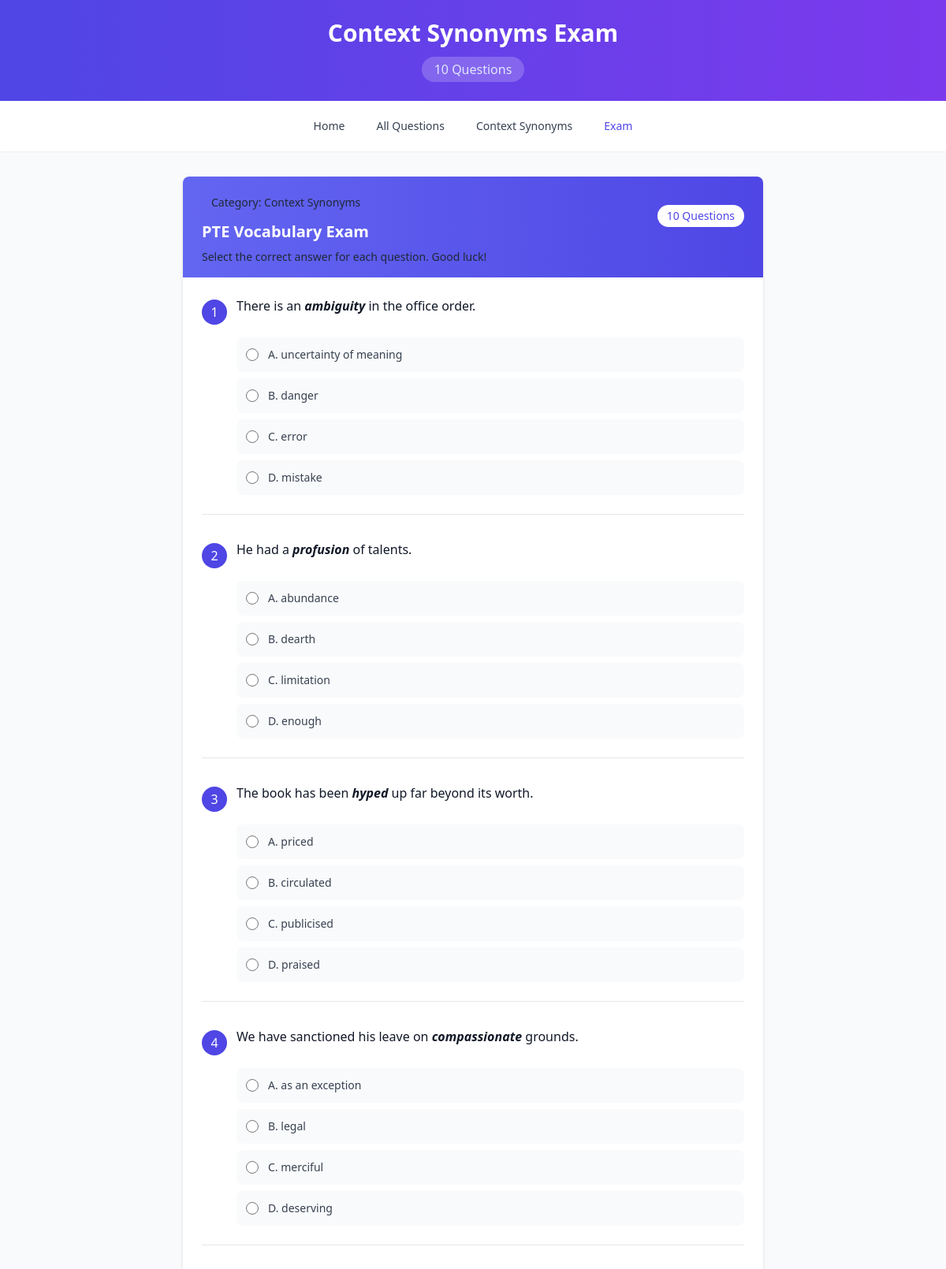
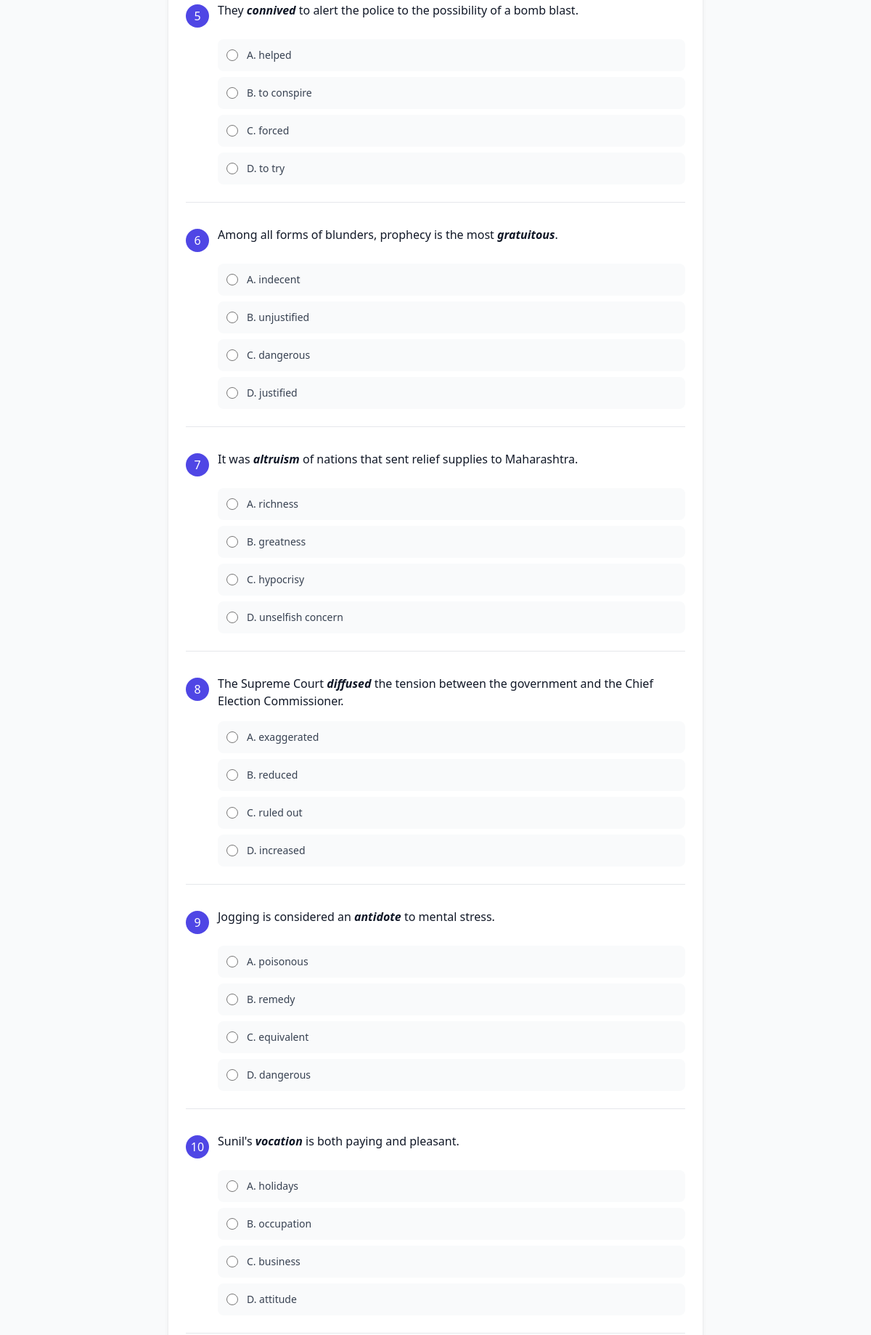
The page /exam/start?category_id=7&num_questions=10 (upper part) on the database its author committed (2 pictures, top to bottom).
### tables this page shows
CREATE TABLE categories (
    id INTEGER PRIMARY KEY AUTOINCREMENT,
    name TEXT NOT NULL UNIQUE,  -- e.g., 'antonym', 'synonym', 'idiom', etc.
    display_name TEXT NOT NULL, -- User-friendly display name
    description TEXT,           -- Brief description of the category
    icon TEXT,                  -- Icon identifier for UI
    created_at TIMESTAMP DEFAULT CURRENT_TIMESTAMP,
    updated_at TIMESTAMP DEFAULT CURRENT_TIMESTAMP
);

CREATE TABLE questions (
    id INTEGER PRIMARY KEY AUTOINCREMENT,
    category_id INTEGER NOT NULL,
    original_question_number INTEGER,  -- Original numbering from JSON
    word TEXT,                         -- For antonyms/synonyms questions
    sentence TEXT,                     -- For italicized_synonym
    italicized_word TEXT,              -- For italicized_synonym
    idiomatic_expression TEXT,         -- For idioms and phrases
    question_text TEXT,                -- For one word substitution, spelling questions
    option_a TEXT NOT NULL,
    option_b TEXT NOT NULL,
    option_c TEXT NOT NULL,
    option_d TEXT NOT NULL,
    correct_answer CHAR(1) NOT NULL,   -- 'a', 'b', 'c', or 'd'
    explanation TEXT,                  -- Optional explanation of answer
    difficulty INTEGER DEFAULT 1,      -- 1=easy, 2=medium, 3=hard
    created_at TIMESTAMP DEFAULT CURRENT_TIMESTAMP,
    updated_at TIMESTAMP DEFAULT CURRENT_TIMESTAMP,
    FOREIGN KEY (category_id) REFERENCES categories(id)
);

### app.py (the view)
@app.get("/exam/start", response_class=HTMLResponse)
async def start_exam(
    request: Request,
    category_id: Optional[int] = Query(None),
    num_questions: int = Query(10)
):
    categories = get_categories()
    all_questions: List[Dict[str, Any]]
    category_name: str
    effective_category_id: int
    if category_id is None:
        all_questions = get_questions_by_category(None)
        category_name = "All Categories"
        effective_category_id = 0
    else:
        category_name = next((c["display_name"] for c in categories if c["id"] == category_id), "Unknown Category")
        all_questions = get_questions_by_category(category_id)
        effective_category_id = category_id
    total_available = len(all_questions)
    num_to_use = min(num_questions, total_available)
    if num_to_use < 1:
        return templates.TemplateResponse(
            "error.html",
            {
                "request": request,
                "message": f"No questions available in this category",
                "categories": categories
            }
        )
    exam_questions = random.sample(all_questions, num_to_use)
    return templates.TemplateResponse(
        "exam.html",
        {
            "request": request,
            "questions": exam_questions,
            "category_name": category_name,
            "category_id": effective_category_id,
            "total_questions": num_to_use,
            "categories": categories
        }
    )

### templates/exam.html (shortened to what this page needs)
<!DOCTYPE html>
<html lang="en">
<head>
    <link href="https://cdn.jsdelivr.net/npm/tailwindcss@2.2.19/dist/tailwind.min.css" rel="stylesheet">
    <link href="/static/style.css" rel="stylesheet">
</head>
<body class="bg-gray-50 min-h-screen font-sans">
    <header class="bg-gradient-to-r from-indigo-600 to-purple-600 text-white shadow-md">
        <div class="container mx-auto py-6 px-4">
            <h1 class="text-3xl font-bold text-center">{{ category_name }} Exam</h1>
            <div class="flex justify-center mt-3 text-indigo-100">
                <div class="px-4 py-1 rounded-full bg-white bg-opacity-20">
                    <span>{{ total_questions }} Questions</span>
                </div>
            </div>
        </div>
    </header>
    <nav class="bg-white shadow-sm">
        <div class="container mx-auto px-4">
            <div class="flex items-center justify-center h-16">
                <div class="flex space-x-4">
                    <a href="/" class="text-gray-700 hover:text-indigo-600 px-3 py-2 rounded-md text-sm font-medium">Home</a>
                    <a href="/questions" class="text-gray-700 hover:text-indigo-600 px-3 py-2 rounded-md text-sm font-medium">All Questions</a>
                    <a href="/questions?category_id={{ category_id }}" class="text-gray-700 hover:text-indigo-600 px-3 py-2 rounded-md text-sm font-medium">{{ category_name }}</a>
                    <span class="text-indigo-600 px-3 py-2 rounded-md text-sm font-medium">Exam</span>
                </div>
            </div>
        </div>
    </nav>
    <main class="container mx-auto px-4 py-8 max-w-3xl">
        <div class="bg-white rounded-lg shadow-md overflow-hidden">
            <div class="bg-gradient-to-r from-indigo-500 to-indigo-600 px-6 py-4">
                <div class="flex justify-between items-center">
                    <div>
                        <div class="inline-block bg-white/20 backdrop-blur-sm px-3 py-1 rounded-full mb-2">
                            <span class="text-white/90 font-medium text-sm">Category: {{ category_name }}</span>
                        </div>
                        <h2 class="text-xl font-semibold text-white">PTE Vocabulary Exam</h2>
                    </div>
                    <div class="bg-white text-indigo-600 text-sm px-3 py-1 rounded-full">
                        {{ total_questions }} Questions
                    </div>
                </div>
                <p class="text-white/80 text-sm mt-2">Select the correct answer for each question. Good luck!</p>
            </div>
            <form id="examForm" action="/exam/results" method="post" class="p-6">
                {% for question in questions %}
                <div class="mb-8 pb-6 border-b border-gray-200 last:border-0">
                    <div class="mb-4">
                        <div class="flex items-start">
                            <div class="bg-indigo-600 text-white rounded-full w-8 h-8 flex items-center justify-center mr-3 flex-shrink-0 mt-1">
                                {{ loop.index }}
                            </div>
                            <div class="text-gray-900 font-medium">
                                {% if question.question_text %}
                                    {{ question.question_text }}
                                {% elif question.word %}
                                    {{ question.word }}
                                {% elif question.sentence %}
                                    {% if question.italicized_word %}
                                        {{ question.sentence|replace(question.italicized_word, "<em class='font-semibold'>" + question.italicized_word + "</em>")|safe }}
                                    {% else %}
                                        {{ question.sentence }}
                                    {% endif %}
                                {% elif question.idiomatic_expression %}
                                    {{ question.idiomatic_expression }}
                                {% else %}
                                    Question #{{ question.id }}
                                {% endif %}
                            </div>
                        </div>
                    </div>
                    <div class="space-y-2 ml-11">
                        <label class="flex items-center p-3 bg-gray-50 rounded-lg hover:bg-gray-100 cursor-pointer transition-colors">
                            <input type="radio" name="answer_{{ question.id }}" value="a" class="h-4 w-4 text-indigo-600 focus:ring-indigo-500 mr-3" required>
                            <span class="text-sm text-gray-700">A. {{ question.option_a }}</span>
                        </label>
                        <label class="flex items-center p-3 bg-gray-50 rounded-lg hover:bg-gray-100 cursor-pointer transition-colors">
                            <input type="radio" name="answer_{{ question.id }}" value="b" class="h-4 w-4 text-indigo-600 focus:ring-indigo-500 mr-3" required>
                            <span class="text-sm text-gray-700">B. {{ question.option_b }}</span>
                        </label>
                        <label class="flex items-center p-3 bg-gray-50 rounded-lg hover:bg-gray-100 cursor-pointer transition-colors">
                            <input type="radio" name="answer_{{ question.id }}" value="c" class="h-4 w-4 text-indigo-600 focus:ring-indigo-500 mr-3" required>
                            <span class="text-sm text-gray-700">C. {{ question.option_c }}</span>
                        </label>
                        <label class="flex items-center p-3 bg-gray-50 rounded-lg hover:bg-gray-100 cursor-pointer transition-colors">
                            <input type="radio" name="answer_{{ question.id }}" value="d" class="h-4 w-4 text-indigo-600 focus:ring-indigo-500 mr-3" required>
                            <span class="text-sm text-gray-700">D. {{ question.option_d }}</span>
                        </label>
                    </div>
                </div>
                {% endfor %}
            </form>
        </div>
    </main>
</body>
</html>

### static/style.css (style rules this page uses)
html { scroll-behavior: smooth; }
:root { --primary-color: #4F46E5; --primary-dark: #3730A3; --primary-light: #818CF8; --secondary-color: #10B981; --secondary-dark: #059669; --accent-color: #F59E0B; --accent-dark: #D97706; --danger-color: #EF4444; --gray-light: #F3F4F6; --gray-medium: #9CA3AF; --gray-dark: #1F2937; }
body { font-family: 'Inter', -apple-system, BlinkMacSystemFont, 'Segoe UI', Roboto, sans-serif; color: var(--gray-dark); line-height: 1.5; }

### rows shown on the page
categories: display_name "Context Synonyms"
questions: sentence "There is an ambiguity in the office order.", option_a "uncertainty of meaning", option_b "danger", option_c "error", option_d "mistake"
questions: sentence "He had a profusion of talents.", option_a "abundance", option_b "dearth", option_c "limitation", option_d "enough"
questions: sentence "The book has been hyped up far beyond its worth.", option_a "priced", option_b "circulated", option_c "publicised", option_d "praised"
questions: sentence "We have sanctioned his leave on compassionate grounds.", option_a "as an exception", option_b "legal", option_c "merciful", option_d "deserving"
questions: sentence "They connived to alert the police to the possibility of a bomb blast.", option_a "helped", option_b "to conspire", option_c "forced", option_d "to try"
questions: sentence "Among all forms of blunders, prophecy is the most gratuitous .", option_a "indecent", option_b "unjustified", option_c "dangerous", option_d "justified"
questions: sentence "It was altruism of nations that sent relief supplies to Maharashtra.", option_a "richness", option_b "greatness", option_c "hypocrisy", option_d "unselfish concern"
questions: sentence "The Supreme Court diffused the tension between the government and the Chief Election Commissioner.", option_a "exaggerated", option_b "reduced", option_c "ruled out", option_d "increased"
questions: sentence "Jogging is considered an antidote to mental stress.", option_a "poisonous", option_b "remedy", option_c "equivalent", option_d "dangerous"
questions: sentence "Sunil's vocation is both paying and pleasant.", option_a "holidays", option_b "occupation", option_c "business", option_d "attitude"

### other values the page prints
{{ total_questions }} "10"
